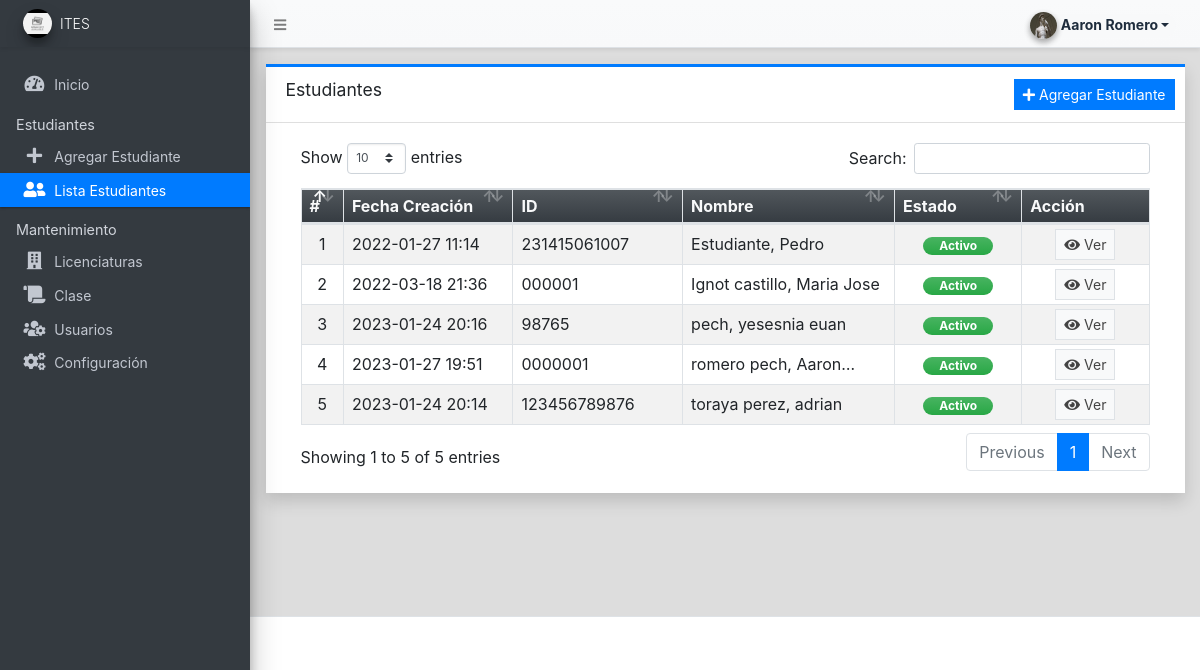
Page /admin/?page=students (signed in) on the committed database.
### tables this page shows
CREATE TABLE `student_list` (
  `id` int NOT NULL,
  `roll` varchar(100) NOT NULL,
  `firstname` text NOT NULL,
  `middlename` text,
  `lastname` text NOT NULL,
  `gender` varchar(100) NOT NULL,
  `contact` text NOT NULL,
  `present_address` text NOT NULL,
  `permanent_address` text NOT NULL,
  `dob` date NOT NULL,
  `status` tinyint(1) NOT NULL DEFAULT '1',
  `delete_flag` tinyint(1) NOT NULL DEFAULT '0',
  `date_created` datetime NOT NULL DEFAULT CURRENT_TIMESTAMP,
  `date_updated` datetime DEFAULT NULL ON UPDATE CURRENT_TIMESTAMP
);

### classes/DBConnection.php (called while the page is built, shortened)
<?php
class DBConnection{
    private $host = DB_SERVER;
    private $username = DB_USERNAME;
    private $password = DB_PASSWORD;
    private $database = DB_NAME;
    public $conn;
    public function __construct(){
        if (!isset($this->conn)) {
            $this->conn = new mysqli($this->host, $this->username, $this->password, $this->database);
        }
    }
}
?>

### classes/SystemSettings.php (called while the page is built, shortened)
<?php
class SystemSettings extends DBConnection{
	function userdata($field = ''){
		if(!empty($field)){
			if(isset($_SESSION['userdata'][$field]))
				return $_SESSION['userdata'][$field];
			else
				return null;
		}else{
			return false;
		}
	}
	function info($field=''){
		if(!empty($field)){
			if(isset($_SESSION['system_info'][$field]))
				return $_SESSION['system_info'][$field];
			else
				return false;
		}else{
			return false;
		}
	}
}
$_settings = new SystemSettings();
?>

### config.php (called while the page is built, shortened)
<?php
require_once('classes/DBConnection.php');
require_once('classes/SystemSettings.php');
function validate_image($file){
	if(!empty($file)){
        $ex = explode('?',$file);
        $file = $ex[0];
        $param =  isset($ex[1]) ? '?'.$ex[1]  : '';
		if(is_file(base_app.$file)){
			return base_url.$file.$param;
		}else{
			return base_url.'dist/img/no-image-available.png';
		}
	}else{
		return base_url.'dist/img/no-image-available.png';
	}
}
?>

### admin/students/index.php (the view, shortened to what this page needs)
<div class="card card-outline card-primary rounded-0 shadow">
	<div class="card-header">
		<h3 class="card-title">Estudiantes</h3>
		<div class="card-tools">
			<a href="./?page=students/manage_student" class="btn btn-flat btn-sm btn-primary"><span class="fas fa-plus"></span> Agregar Estudiante</a>
		</div>
	</div>
	<div class="card-body">
		<div class="container-fluid">
			<div class="container-fluid">
				<table class="table table-bordered table-hover table-striped">
					<colgroup>
						<col width="5%">
						<col width="20%">
						<col width="20%">
						<col width="25%">
						<col width="15%">
						<col width="15%">
					</colgroup>
					<thead>
						<tr class="bg-gradient-dark text-light">
							<th>#</th>
							<th>Fecha Creación</th>
							<th>ID</th>
							<th>Nombre</th>
							<th>Estado</th>
							<th>Acción</th>
						</tr>
					</thead>
					<tbody>
						<?php
						$i = 1;
						$qry = $conn->query("SELECT *,concat(lastname,', ',firstname,' ',middlename) as fullname from `student_list` order by concat(lastname,', ',firstname,' ',middlename) asc ");
						while ($row = $qry->fetch_assoc()) :
						?>
							<tr>
								<td class="text-center"><?php echo $i++; ?></td>
								<td class=""><?php echo date("Y-m-d H:i", strtotime($row['date_created'])) ?></td>
								<td class="">
									<p class="m-0 truncate-1"><?php echo $row['roll'] ?></p>
								</td>
								<td class="">
									<p class="m-0 truncate-1"><?php echo $row['fullname'] ?></p>
								</td>
								<td class="text-center">
									<?php
									switch ($row['status']) {
										case 1:
											echo '<span class="rounded-pill badge badge-success bg-gradient-success px-3">Activo</span>';
											break;
									}
									?>
								</td>
								<td align="center">
									<a href="./?page=students/view_student&id=<?= $row['id'] ?>" class="btn btn-flat btn-default btn-sm border"><i class="fa fa-eye"></i> Ver</a>
								</td>
							</tr>
						<?php endwhile; ?>
					</tbody>
				</table>
			</div>
		</div>
	</div>
</div>

### admin/index.php (shortened to what this page needs)
<?php require_once('../config.php'); ?>
<!DOCTYPE html>
<html lang="en" class="" style="height: auto;">
<?php require_once('inc/header.php') ?>
<body class="layout-fixed control-sidebar-slide-open layout-navbar-fixed" data-new-gr-c-s-check-loaded="14.991.0" data-gr-ext-installed="" style="height: auto;">
  <div class="wrapper">
    <?php require_once('inc/topBarNav.php') ?>
    <?php require_once('inc/navigation.php') ?>
    <?php $page = isset($_GET['page']) ? $_GET['page'] : 'home';  ?>
    <div class="content-wrapper pt-3" style="min-height: 567.854px;">
      <section class="content">
        <div class="container-fluid">
          <?php
          if (!file_exists($page . ".php") && !is_dir($page)) {
            include '404.html';
          } else {
            if (is_dir($page))
              include $page . '/index.php';
            else
              include $page . '.php';
          }
          ?>
        </div>
      </section>
    </div>
    <?php require_once('inc/footer.php') ?>
</body>
</html>

### admin/inc/header.php (shortened to what this page needs)
<head>
    <link rel="stylesheet" href="<?php echo base_url ?>plugins/fontawesome-free/css/all.min.css">
    <link rel="stylesheet" href="<?php echo base_url ?>plugins/tempusdominus-bootstrap-4/css/tempusdominus-bootstrap-4.min.css">
  <link rel="stylesheet" href="<?php echo base_url ?>plugins/datatables-bs4/css/dataTables.bootstrap4.min.css">
  <link rel="stylesheet" href="<?php echo base_url ?>plugins/datatables-responsive/css/responsive.bootstrap4.min.css">
  <link rel="stylesheet" href="<?php echo base_url ?>plugins/datatables-buttons/css/buttons.bootstrap4.min.css">
  <link rel="stylesheet" href="<?php echo base_url ?>plugins/select2/css/select2.min.css">
  <link rel="stylesheet" href="<?php echo base_url ?>plugins/select2-bootstrap4-theme/select2-bootstrap4.min.css">
    <link rel="stylesheet" href="<?php echo base_url ?>plugins/icheck-bootstrap/icheck-bootstrap.min.css">
    <link rel="stylesheet" href="<?php echo base_url ?>plugins/jqvmap/jqvmap.min.css">
    <link rel="stylesheet" href="<?php echo base_url ?>plugins/fullcalendar/main.css">
    <link rel="stylesheet" href="<?php echo base_url ?>dist/css/adminlte.css">
    <link rel="stylesheet" href="<?php echo base_url ?>dist/css/custom.css">
    <link rel="stylesheet" href="<?php echo base_url ?>plugins/overlayScrollbars/css/OverlayScrollbars.min.css">
    <link rel="stylesheet" href="<?php echo base_url ?>plugins/daterangepicker/daterangepicker.css">
    <link rel="stylesheet" href="<?php echo base_url ?>plugins/summernote/summernote-bs4.min.css">
  <link rel="stylesheet" href="<?php echo base_url ?>plugins/sweetalert2-theme-bootstrap-4/bootstrap-4.min.css">
  </head>

### admin/inc/topBarNav.php (shortened to what this page needs)
<nav class="main-header navbar navbar-expand navbar-light border-top-0  border-left-0 border-right-0 text-sm shadow-sm bg-gradient-light">
  <ul class="navbar-nav">
    <li class="nav-item">
      <a class="nav-link" data-widget="pushmenu" href="#" role="button"><i class="fas fa-bars"></i></a>
    </li>
  </ul>
  <ul class="navbar-nav ml-auto">
    <li class="nav-item">
      <div class="btn-group nav-link">
        <button type="button" class="btn btn-rounded badge badge-light dropdown-toggle dropdown-icon" data-toggle="dropdown">
          <span><img src="<?php echo validate_image($_settings->userdata('avatar')) ?>" class="img-circle elevation-2 user-img" alt="User Image"></span>
          <span class="ml-3"><?php echo ucwords($_settings->userdata('firstname') . ' ' . $_settings->userdata('lastname')) ?></span>
        </button>
      </div>
    </li>
  </ul>
</nav>

### admin/inc/navigation.php (shortened to what this page needs)
<aside class="main-sidebar sidebar-dark-primary elevation-4 sidebar-no-expand bg-dark">
  <a class="brand-link bg-transparent text-sm border-0 shadow-sm">
    <img src="<?php echo validate_image($_settings->info('logo')) ?>" alt="Store Logo" class="brand-image img-circle elevation-3 bg-black" style="width: 1.8rem;height: 1.8rem;max-height: unset;object-fit:scale-down;object-position:center center">
    <span class="brand-text font-weight-light"><?php echo $_settings->info('short_name') ?></span>
  </a>
  <div class="sidebar os-host os-theme-light os-host-overflow os-host-overflow-y os-host-resize-disabled os-host-transition os-host-scrollbar-horizontal-hidden">
    <div class="os-content-glue" style="margin: 0px -8px; width: 249px; height: 646px;"></div>
    <div class="os-padding">
      <div class="os-viewport os-viewport-native-scrollbars-invisible" style="overflow-y: scroll;">
        <div class="os-content" style="padding: 0px 8px; height: 100%; width: 100%;">
          <nav class="mt-4">
            <ul class="nav nav-pills nav-sidebar flex-column text-sm nav-compact nav-flat nav-child-indent nav-collapse-hide-child" data-widget="treeview" role="menu" data-accordion="false">
              <li class="nav-item dropdown">
                <a href="./" class="nav-link nav-home">
                  <i class="nav-icon fas fa-tachometer-alt"></i>
                  <p>
                    Inicio
                  </p>
                </a>
              </li>
              <li class="nav-header">Estudiantes</li>
              <li class="nav-item dropdown">
                <a href="<?php echo base_url ?>admin/?page=students/manage_student" class="nav-link nav-students_manage_student">
                  <i class="nav-icon fas fa-plus"></i>
                  <p>
                    Agregar Estudiante
                  </p>
                </a>
              </li>
              <li class="nav-item">
                <a href="<?php echo base_url ?>admin/?page=students" class="nav-link nav-students">
                  <i class="nav-icon fas fa-user-friends"></i>
                  <p>
                    Lista Estudiantes
                  </p>
                </a>
              </li>
              <li class="nav-header">Mantenimiento</li>
              <li class="nav-item dropdown">
                <a href="<?php echo base_url ?>admin/?page=departments" class="nav-link nav-departments">
                  <i class="nav-icon fas fa-building"></i>
                  <p>
                    Licenciaturas
                  </p>
                </a>
              </li>
              <li class="nav-item dropdown">
                <a href="<?php echo base_url ?>admin/?page=courses" class="nav-link nav-courses">
                  <i class="nav-icon fas fa-scroll"></i>
                  <p>
                    Clase
                  </p>
                </a>
              </li>
              <?php if ($_settings->userdata('type') == 1) : ?>
                <li class="nav-item dropdown">
                  <a href="<?php echo base_url ?>admin/?page=user/list" class="nav-link nav-user_list">
                    <i class="nav-icon fas fa-users-cog"></i>
                    <p>
                      Usuarios
                    </p>
                  </a>
                </li>
                <li class="nav-item dropdown">
                  <a href="<?php echo base_url ?>admin/?page=system_info" class="nav-link nav-system_info">
                    <i class="nav-icon fas fa-cogs"></i>
                    <p>
                      Configuración
                    </p>
                  </a>
                </li>
              <?php endif; ?>
            </ul>
          </nav>
        </div>
      </div>
    </div>
  </div>
</aside>

### admin/inc/footer.php (shortened to what this page needs)
<footer class="main-footer text-sm">
</footer>
</div>

### admin/inc/topBarNav.php (style rules this page uses)
.user-img { position: absolute; height: 27px; width: 27px; object-fit: cover; left: -7%; top: -12%; }
.btn-rounded { border-radius: 50px; }

### rows in the picture
student_list: date_created "2022-01-27 11:14", roll "231415061007", fullname "Estudiante, Pedro", status "Activo"
student_list: date_created "2022-03-18 21:36", roll "000001", fullname "Ignot castillo, Maria Jose", status "Activo"
student_list: date_created "2023-01-24 20:16", roll "98765", fullname "pech, yesesnia euan", status "Activo"
student_list: date_created "2023-01-27 19:51", roll "0000001", fullname "romero pech,…", status "Activo"
student_list: date_created "2023-01-24 20:14", roll "123456789876", fullname "toraya perez, adrian", status "Activo"

### other values in the picture
$_settings->info('short_name') "ITES"
